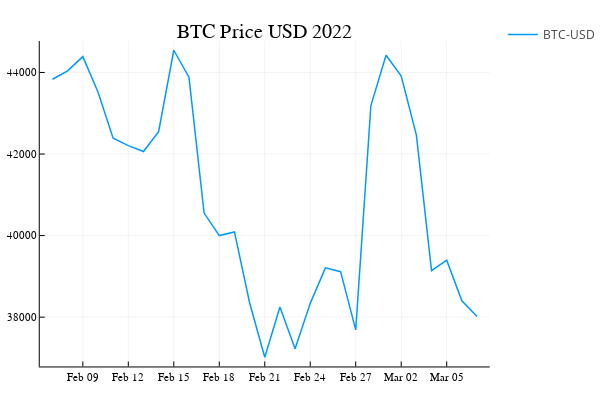

The cell this chart's notebook holds for it:
### Code cell
using Plots

plot(dataBitcoin.DateMonth, dataBitcoin.PriceFloat, title = "BTC Price USD 2022", label = "BTC-USD", lw = 1.5)

### Figure 1 — Plotly figure (JSON) as saved in the notebook; plotly's stock layout.template omitted (floating-point values rounded to 4 significant figures)
{"data": [{"colorbar": {"title": ""}, "legendgroup": "BTC-USD", "line": {"color": "rgba(0, 154, 250, 1.000)", "dash": "solid", "shape": "linear", "width": 1.5}, "mode": "lines", "name": "BTC-USD", "showlegend": true, "type": "scatter", "x": [0.5, 1.5, 2.5, 3.5, 4.5, 5.5, 6.5, 7.5, 8.5, 9.5, 10.5, 11.5, 12.5, 13.5, 14.5, 15.5, 16.5, 17.5, 18.5, 19.5, 20.5, 21.5, 22.5, 23.5, 24.5, 25.5, 26.5, 27.5, 28.5], "xaxis": "x", "y": [43830.0, 44040.0, 44390.0, 43521, 42390.0, 42210.0, 42060.0, 42550.0, 44540.0, 43880.0, 40550.0, 40000.0, 40090.0, 38355, 37020.0, 38250.0, 37220.0, 38340.0, 39210.0, 39120.0, 37690.0, 43190.0, 44420.0, 43910.0, 42463, 39140.0, 39400.0, 38400.0, 38010.0], "yaxis": "y", "zmax": null, "zmin": null}], "layout": {"annotations": [{"font": {"color": "rgba(0, 0, 0, 1.000)", "family": "sans-serif", "size": 20}, "rotation": 0, "showarrow": false, "text": "BTC Price USD 2022", "x": 0.537, "xanchor": "center", "xref": "paper", "y": 1, "yanchor": "top", "yref": "paper"}], "height": 400, "legend_position": {"bgcolor": "rgba(255, 255, 255, 1.000)", "bordercolor": "rgba(0, 0, 0, 1.000)", "borderwidth": 1, "font": {"color": "rgba(0, 0, 0, 1.000)", "family": "sans-serif", "size": 11}, "title": {"font": {"color": "rgba(0, 0, 0, 1.000)", "family": "sans-serif", "size": 15}, "text": ""}, "tracegroupgap": 0, "traceorder": "normal", "x": 1, "xanchor": "auto", "y": 1, "yanchor": "auto"}, "margin": {"b": 20, "l": 0, "r": 0, "t": 20}, "paper_bgcolor": "rgba(255, 255, 255, 1.000)", "plot_bgcolor": "rgba(255, 255, 255, 1.000)", "showlegend": true, "width": 600, "xaxis": {"anchor": "y", "domain": [0.08064, 0.9934], "gridcolor": "rgba(0, 0, 0, 0.100)", "gridwidth": 0.5, "linecolor": "rgba(0, 0, 0, 1.000)", "mirror": false, "range": [-0.34, 29.34], "showgrid": true, "showline": true, "showticklabels": true, "tickangle": 0, "tickcolor": "rgb(0, 0, 0)", "tickfont": {"color": "rgba(0, 0, 0, 1.000)", "family": "sans-serif", "size": 11}, "tickmode": "array", "ticks": "inside", "ticktext": ["Feb 09", "Feb 12", "Feb 15", "Feb 18", "Feb 21", "Feb 24", "Feb 27", "Mar 02", "Mar 05"], "tickvals": [2.5, 5.5, 8.5, 11.5, 14.5, 17.5, 20.5, 23.5, 26.5], "title": "", "titlefont": {"color": "rgba(0, 0, 0, 1.000)", "family": "sans-serif", "size": 15}, "type": "-", "visible": true, "zeroline": false, "zerolinecolor": "rgba(0, 0, 0, 1.000)"}, "yaxis": {"anchor": "x", "domain": [0.03762, 0.9415], "gridcolor": "rgba(0, 0, 0, 0.100)", "gridwidth": 0.5, "linecolor": "rgba(0, 0, 0, 1.000)", "mirror": false, "range": [36790.0, 44770.0], "showgrid": true, "showline": true, "showticklabels": true, "tickangle": 0, "tickcolor": "rgb(0, 0, 0)", "tickfont": {"color": "rgba(0, 0, 0, 1.000)", "family": "sans-serif", "size": 11}, "tickmode": "array", "ticks": "inside", "ticktext": ["38000", "40000", "42000", "44000"], "tickvals": [38000, 40000, 42000, 44000], "title": "", "titlefont": {"color": "rgba(0, 0, 0, 1.000)", "family": "sans-serif", "size": 15}, "type": "-", "visible": true, "zeroline": false, "zerolinecolor": "rgba(0, 0, 0, 1.000)"}}}
